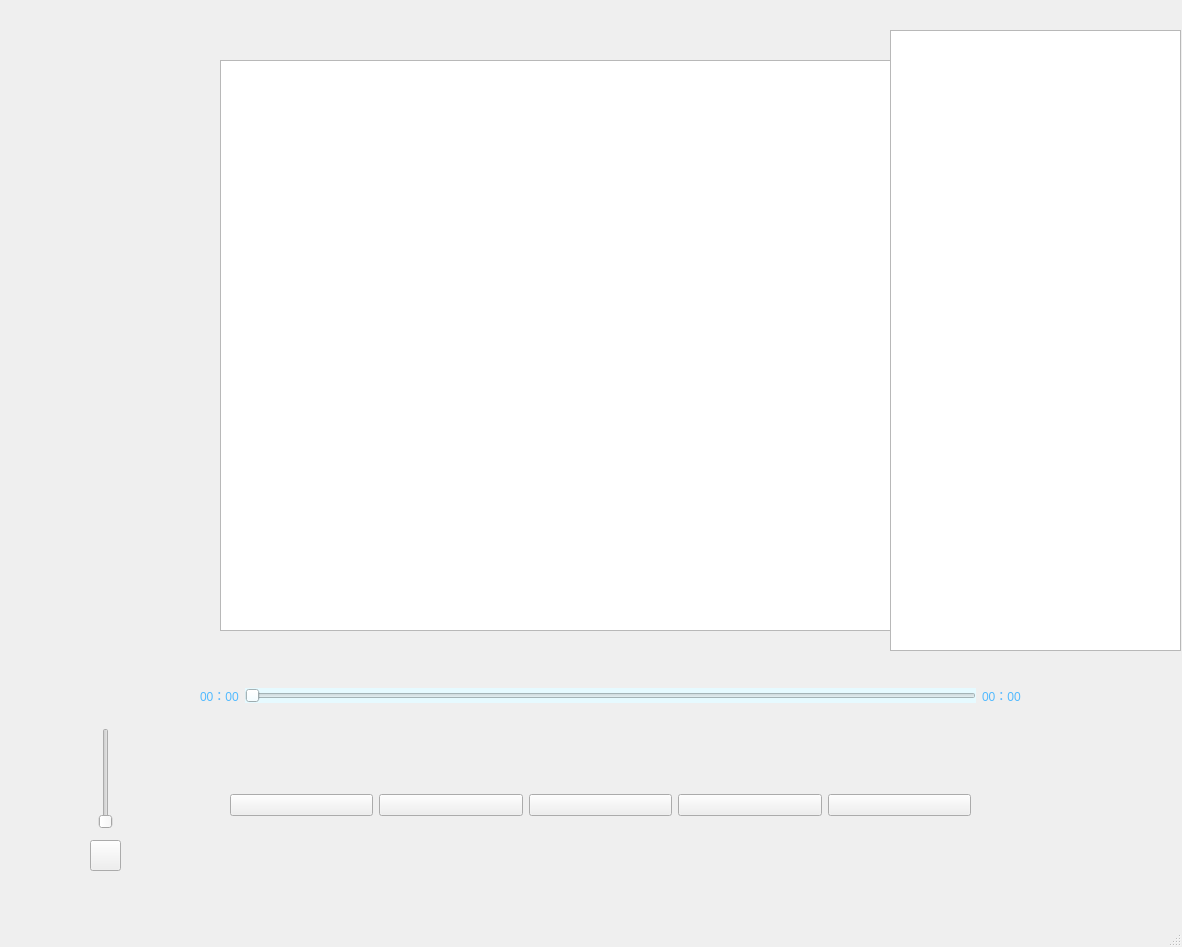
<?xml version="1.0" encoding="UTF-8"?>
<ui version="4.0">
 <class>MainWindow</class>
 <widget class="QMainWindow" name="MainWindow">
  <property name="geometry">
   <rect>
    <x>0</x>
    <y>0</y>
    <width>1182</width>
    <height>947</height>
   </rect>
  </property>
  <property name="minimumSize">
   <size>
    <width>1182</width>
    <height>947</height>
   </size>
  </property>
  <property name="maximumSize">
   <size>
    <width>1182</width>
    <height>947</height>
   </size>
  </property>
  <property name="windowTitle">
   <string>MainWindow</string>
  </property>
  <widget class="QWidget" name="centralwidget">
   <widget class="QWidget" name="widget" native="true">
    <property name="geometry">
     <rect>
      <x>150</x>
      <y>740</y>
      <width>871</width>
      <height>111</height>
     </rect>
    </property>
    <widget class="QWidget" name="horizontalLayoutWidget">
     <property name="geometry">
      <rect>
       <x>80</x>
       <y>-40</y>
       <width>741</width>
       <height>211</height>
      </rect>
     </property>
     <layout class="QHBoxLayout" name="horizontalLayout">
      <item>
       <widget class="QPushButton" name="preBtn">
        <property name="text">
         <string/>
        </property>
       </widget>
      </item>
      <item>
       <widget class="QPushButton" name="playBtn">
        <property name="text">
         <string/>
        </property>
       </widget>
      </item>
      <item>
       <widget class="QPushButton" name="nextBtn">
        <property name="text">
         <string/>
        </property>
       </widget>
      </item>
      <item>
       <widget class="QPushButton" name="modeBtn">
        <property name="text">
         <string/>
        </property>
       </widget>
      </item>
      <item>
       <widget class="QPushButton" name="listBtn">
        <property name="text">
         <string/>
        </property>
       </widget>
      </item>
     </layout>
    </widget>
   </widget>
   <widget class="QListWidget" name="musicList">
    <property name="enabled">
     <bool>true</bool>
    </property>
    <property name="geometry">
     <rect>
      <x>890</x>
      <y>30</y>
      <width>291</width>
      <height>621</height>
     </rect>
    </property>
    <property name="styleSheet">
     <string notr="true"/>
    </property>
   </widget>
   <widget class="QWidget" name="horizontalLayoutWidget_2">
    <property name="geometry">
     <rect>
      <x>200</x>
      <y>660</y>
      <width>821</width>
      <height>71</height>
     </rect>
    </property>
    <layout class="QHBoxLayout" name="horizontalLayout_2">
     <item>
      <widget class="QLabel" name="currentTime">
       <property name="styleSheet">
        <string notr="true">color: rgb(82, 186, 255);</string>
       </property>
       <property name="text">
        <string>00：00</string>
       </property>
      </widget>
     </item>
     <item>
      <widget class="QSlider" name="progressSlider">
       <property name="styleSheet">
        <string notr="true">color: rgb(197, 255, 176);
background-color: rgb(230, 250, 255);</string>
       </property>
       <property name="orientation">
        <enum>Qt::Horizontal</enum>
       </property>
      </widget>
     </item>
     <item>
      <widget class="QLabel" name="totalTime">
       <property name="styleSheet">
        <string notr="true">color: rgb(82, 186, 255);</string>
       </property>
       <property name="text">
        <string>00：00</string>
       </property>
      </widget>
     </item>
    </layout>
   </widget>
   <widget class="QToolButton" name="muteBtn">
    <property name="geometry">
     <rect>
      <x>90</x>
      <y>840</y>
      <width>31</width>
      <height>31</height>
     </rect>
    </property>
    <property name="text">
     <string/>
    </property>
   </widget>
   <widget class="QSlider" name="volumeSlider">
    <property name="geometry">
     <rect>
      <x>90</x>
      <y>728</y>
      <width>31</width>
      <height>101</height>
     </rect>
    </property>
    <property name="cursor">
     <cursorShape>ArrowCursor</cursorShape>
    </property>
    <property name="styleSheet">
     <string notr="true">color: rgb(0, 170, 0);</string>
    </property>
    <property name="maximum">
     <number>100</number>
    </property>
    <property name="orientation">
     <enum>Qt::Vertical</enum>
    </property>
   </widget>
   <widget class="QListWidget" name="lyricListWidget">
    <property name="geometry">
     <rect>
      <x>220</x>
      <y>60</y>
      <width>781</width>
      <height>571</height>
     </rect>
    </property>
    <property name="font">
     <font>
      <family>楷体</family>
      <pointsize>28</pointsize>
     </font>
    </property>
    <property name="focusPolicy">
     <enum>Qt::NoFocus</enum>
    </property>
    <property name="autoFillBackground">
     <bool>false</bool>
    </property>
    <property name="styleSheet">
     <string notr="true"/>
    </property>
    <property name="editTriggers">
     <set>QAbstractItemView::NoEditTriggers</set>
    </property>
    <property name="alternatingRowColors">
     <bool>true</bool>
    </property>
    <property name="selectionMode">
     <enum>QAbstractItemView::NoSelection</enum>
    </property>
   </widget>
   <zorder>widget</zorder>
   <zorder>horizontalLayoutWidget_2</zorder>
   <zorder>muteBtn</zorder>
   <zorder>volumeSlider</zorder>
   <zorder>lyricListWidget</zorder>
   <zorder>musicList</zorder>
  </widget>
  <widget class="QStatusBar" name="statusbar"/>
 </widget>
 <resources/>
 <connections/>
</ui>
